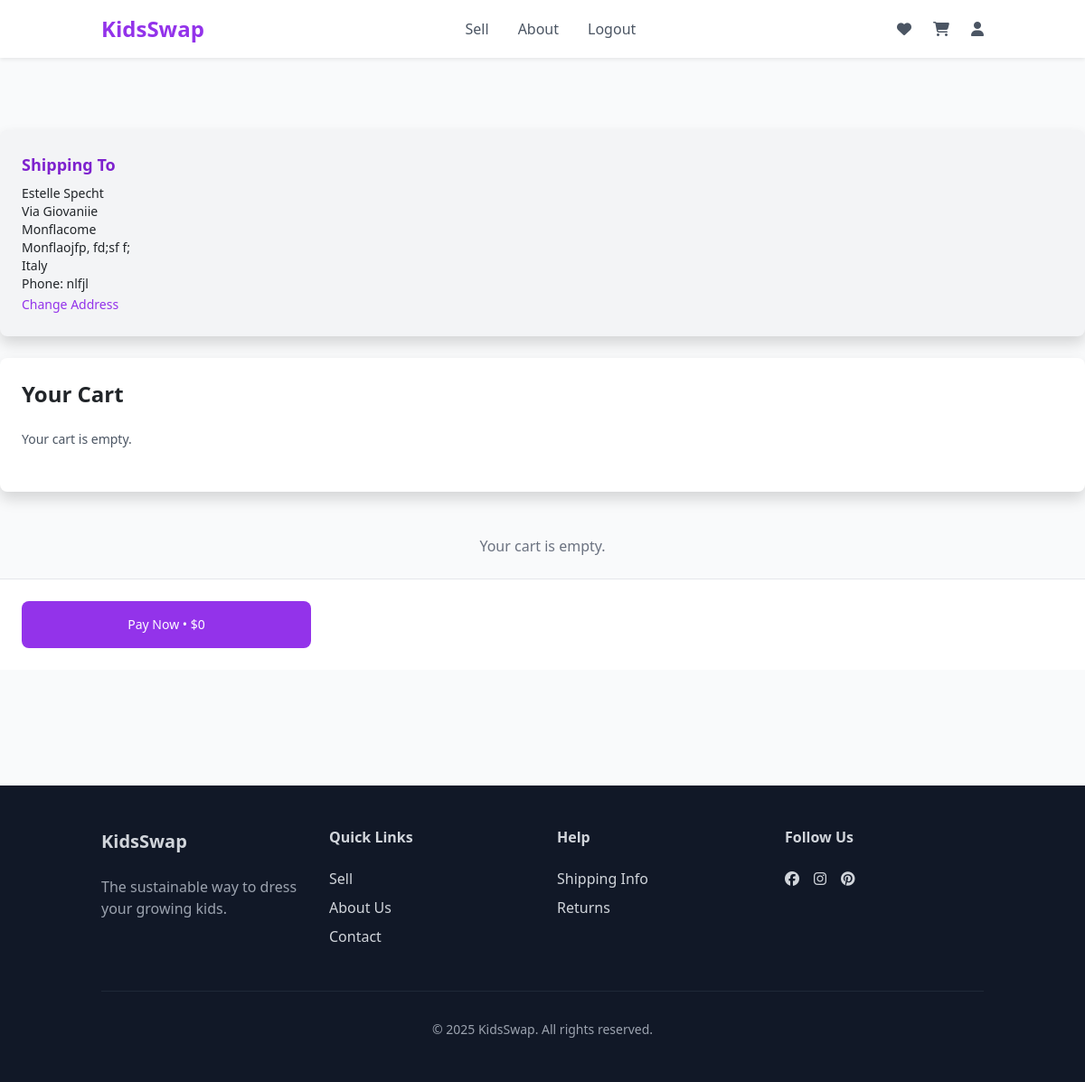
The app's page /cart/ (signed in) with its own data.
### marketplace/models.py (models this page shows, shortened)
class ShippingAddress(models.Model):
    user = models.ForeignKey(User, on_delete=models.CASCADE)
    full_name = models.CharField(max_length=100)
    address_line1 = models.CharField(max_length=255)
    address_line2 = models.CharField(max_length=255, blank=True, null=True)
    city = models.CharField(max_length=100)
    state = models.CharField(max_length=100)
    postal_code = models.CharField(max_length=20)
    country = models.CharField(max_length=100, default='USA')
    phone_number = models.CharField(max_length=20, blank=True)

### marketplace/views.py (the view, shortened to what this page needs)
# urls.py: path('cart/', views.cart_view, name='cart'),
def cart_view(request):
    cart = request.session.get('cart', {})
    cart_items = []
    total = 0
    latest_address = None
    if request.user.is_authenticated:
        latest_address = ShippingAddress.objects.filter(user=request.user).last()
    return render(request, 'marketplace/cart.html', {
        'cart_items': cart_items,
        'cart_total': total,
        'latest_address': latest_address,
    })

### marketplace/templates/marketplace/cart.html (shortened to what this page needs)
{% extends "base.html" %}
{% load static %}
{% block content %}
<main class="pt-16 pb-32">
    {% if latest_address %}
    <section class="px-4 py-4 bg-gray-100 rounded-lg shadow mb-6">
      <h2 class="text-lg font-semibold mb-2 text-purple-700">Shipping To</h2>
      <p class="text-sm">{{ latest_address.full_name }}</p>
      <p class="text-sm">{{ latest_address.address_line1 }}</p>
      {% if latest_address.address_line2 %}
        <p class="text-sm">{{ latest_address.address_line2 }}</p>
      {% endif %}
      <p class="text-sm">{{ latest_address.city }}, {{ latest_address.state }} {{ latest_address.postal_code }}</p>
      <p class="text-sm">{{ latest_address.country }}</p>
      <p class="text-sm">Phone: {{ latest_address.phone_number }}</p>
      <a href="{% url 'add_shipping_address' %}" class="text-sm text-purple-600 hover:underline">Change Address</a>
    </section>
    {% else %}
    <section class="px-4 py-4 bg-yellow-50 border-l-4 border-yellow-400 text-yellow-700 rounded mb-6">
      <p>No shipping address found. <a href="{% url 'add_shipping_address' %}" class="underline">Add one now</a>.</p>
    </section>
    {% endif %}
    <section class="px-4 py-6 bg-white rounded-lg shadow mb-6">
      <h2 class="text-2xl font-semibold mb-4">Your Cart</h2>
      {% if cart_items %}
        <p class="text-sm text-gray-600 mb-4">You have {{ cart_items|length }} item(s) in your cart.</p>
      {% else %}
        <p class="text-sm text-gray-600 mb-4">Your cart is empty.</p>
      {% endif %}
    </section>
  <section id="cart-items" class="px-4 py-6">
    {% for item in cart_items %}
    <div class="flex bg-white rounded-lg shadow-sm mb-4 p-3">
      <img class="w-24 h-24 object-cover rounded-lg" src="{{ item.image.url }}" alt="{{ item.title }}">
      <div class="flex-1 ml-4">
        <div class="flex justify-between">
          <h3 class="font-medium">{{ item.title }}</h3>
        </div>
        <p class="text-sm text-gray-500">Size: {{ item.size }}</p>
        <div class="flex justify-between items-center mt-2">
          <div class="flex items-center space-x-2">
            <form method="POST" action="{% url 'remove_from_cart' item.id %}">
              {% csrf_token %}
              <button class="text-gray-400"><i class="fa-solid fa-trash-alt"></i></button>
            </form>
            <form method="POST" action="{% url 'update_cart_quantity' item.id %}">
              {% csrf_token %}
              <button name="action" value="decrease" class="..."><i class="fa-solid fa-minus"></i></button>
              <span class="text-sm">{{ item.quantity }}</span>
              <button name="action" value="increase" class="..."><i class="fa-solid fa-plus"></i></button>
            </form>
          </div>
          <p class="font-semibold text-purple-600">${{ item.total_price }}</p>
        </div>
      </div>
    </div>
    {% empty %}
    <p class="text-center text-gray-500">Your cart is empty.</p>
    {% endfor %}
    </section>
    <div class="left-0 right-0 p-4 bg-white border-t">
    <button id="pay-now-btn" aria-label="Add this item to your shopping bag"
            class="w-full max-w-xs mx-auto bg-purple-600 text-white py-3 md:py-2 px-4 rounded-lg text-base md:text-sm font-medium hover:bg-purple-700 focus:outline-none focus:ring-2 focus:ring-purple-400 focus:ring-offset-2 transition"
            onclick="processPayment()"
            aria-label="Pay securely">
        <span id="pay-now-text">Pay Now • ${{ cart_total }}</span>
    </button>
    </div>
{% endblock %}

### records on screen
ShippingAddress: full_name "Estelle Specht", address_line1 "Via Giovaniie", address_line2 "Monflacome", city "Monflaojfp", state "fd;sf", postal_code "f;", country "Italy", phone_number "nlfjl"

### other values on screen
{{ cart_total }} "0"
